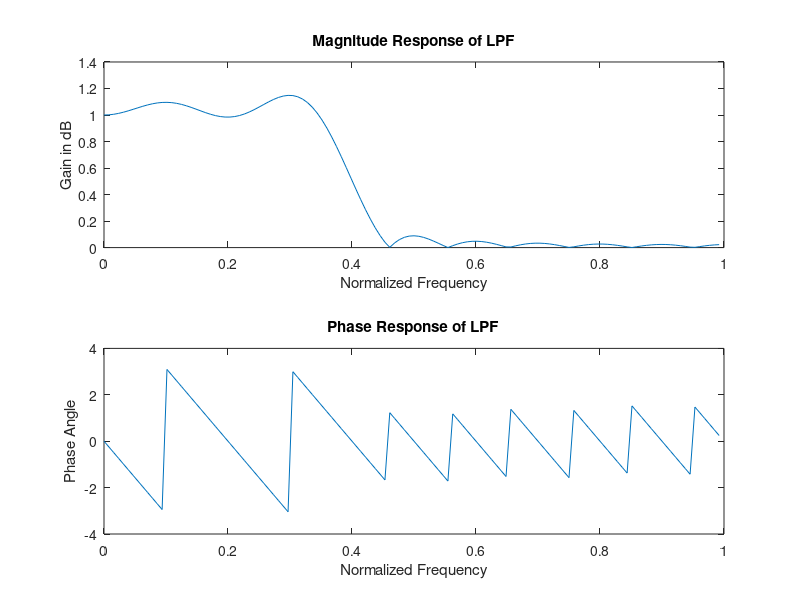

Write the MATLAB code that produced this figure.
clc;
clearvars;
close all;

n = 20;
fp = 200;
fq = 300;
fs = 1000;
fn = 2 * fp / fs;

% Generate rectangular window
window = rectwin(n + 1);

% Design FIR filter using rectangular window
b = fir1(n, fn, window);

% Compute frequency response
[H, W] = freqz(b, 1, 128);

% Plot magnitude response
subplot(2, 1, 1);
plot(W/pi, abs(H));
title('Magnitude Response of LPF');
ylabel('Gain in dB');
xlabel('Normalized Frequency');

% Plot phase response
subplot(2, 1, 2);
plot(W/pi, angle(H));
title('Phase Response of LPF');
ylabel('Phase Angle');
xlabel('Normalized Frequency');
